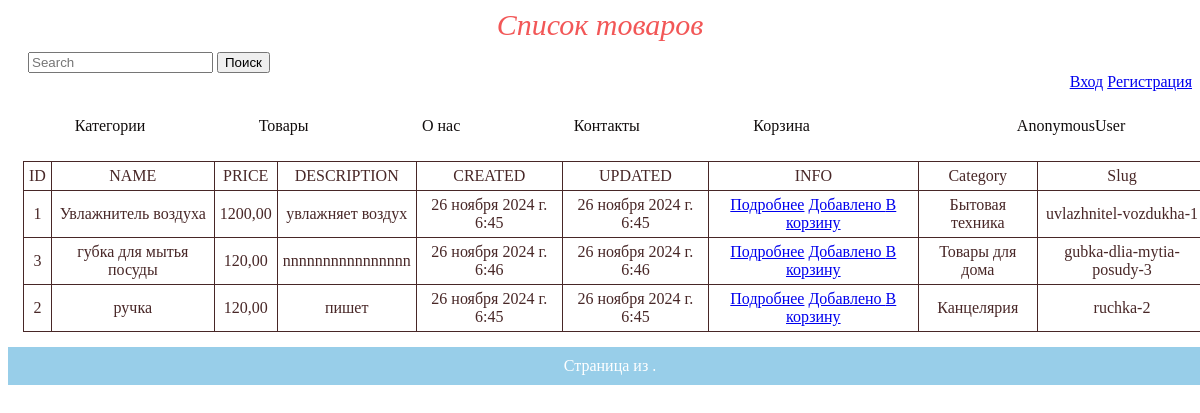
The page / on the database its author committed.
### app/models.py (models this page shows, shortened)
class Product(models.Model):
    category = models.ForeignKey(Category, on_delete=models.CASCADE, verbose_name='Категория', related_name='products')
    name = models.CharField(max_length=200, verbose_name='Наименование')
    description = models.TextField(blank=True)
    image = models.ImageField(upload_to='products/%Y/%m/%d', blank=True)
    price = models.DecimalField(max_digits=10, decimal_places=2)
    available = models.BooleanField(default=True)
    slug = models.SlugField(max_length=200)
    created = models.DateTimeField(auto_now_add=True)
    updated = models.DateTimeField(auto_now=True)
    class Meta:
        ordering = ['name']
        indexes = [
            models.Index(fields=['id', 'slug']),
            models.Index(fields=['name']),
            models.Index(fields=['-created'])
        ]
        verbose_name = 'Товар'
        verbose_name_plural = 'Товары'

class Category(models.Model):
    name = models.CharField(max_length=200, verbose_name='Категория')
    slug = models.SlugField(max_length=200)
    class Meta:
        ordering = ['name']
        indexes = [
            models.Index(fields=['name'])
        ]
        verbose_name = 'Категория'
        verbose_name_plural = 'Категории'
    def __str__(self):
        return self.name

### app/views.py (the view)
# urls.py: path('', ProductListView.as_view(), name='products'),
class ProductListView(ListView):
    model = Product
    template_name = 'app/app.html'
    context_object_name = 'products'

### orders/forms.py
class QuickOrderForm(forms.Form):
    name = forms.CharField(max_length=50, label="Имя")
    last_name = forms.CharField(max_length=50, label="Фамилия")
    email = forms.EmailField(label="Эл.почта")
    phone = forms.CharField(max_length=50, label="Телефон")
    payment = forms.ChoiceField(choices=PAYMENT_CHOISES, label='Способ оплаты')
    delivery = forms.ChoiceField(choices=DELIVERY_CHOISES, label='Способ Доставки')

### cart/context_processors.py (called while the page is built)
def cart(request):
    return {'cart': Cart(request)}

### cart/views.py (called while the page is built)
    def __len__(self):
        return sum(item['quantity'] for item in self.cart.values())

### orders/context_processors.py (called while the page is built)
def quick_order_form(request):
    return {'quick_order_form': QuickOrderForm()}

### app/templates/app/app.html (shortened to what this page needs)
{% extends 'base.html' %}
{% load static %}
{% block head %}
<head>
    <link rel="stylesheet" href="{% static 'app/css/app.css' %}">
</head>
{% endblock %}
{% block header %}
<header>Список товаров</header>
<form action="{% url 'product_search' %}" method="get" style="margin-top:10px; margin-left:20px;">
    <input type="search" name="query" class="form-control rounded" placeholder="Search" aria-label="Search" aria-describedby="search-addon">
    <button type="submit" class="btn btn-outline-primary" data-mdb-ripple-init>Поиск</button>
</form>
    <div class="href">
        {% if not request.user.is_authenticated %}
            <a href="{% url 'login' %}">Вход</a>
            <a href="{% url 'register' %}">Регистрация</a>
        {% else %}
            <a href="{% url 'logout' %}">Выход</a>
        {% endif %}
    </div>
    <nav class="navbar">
        <ul>
            <li><a href="{% url 'categories' %}">Категории</a></li>
            <li><a href="{% url 'products' %}">Товары</a></li>
            <li><a href="#">О нас</a></li>
            <li><a href="#">Контакты</a></li>
            {% if cart|length != 0 %}
            <li><a href="{% url 'cart_detail' %}">Корзина (<span id="cartLengthHeader">{{cart|length}}</span>)</a></li>
            {% else %}
            <li><a href="{% url 'cart_detail' %}">Корзина </a></li>
            {% endif %}
            <li><a href="#">{{request.user}}</a></li>
        </ul>
    </nav>
{% endblock %}
{% block main %}
<table>
    <tr>
        <td>ID</td>
        <td>NAME</td>
        <td>PRICE</td>
        <td>DESCRIPTION</td>
        <td>CREATED</td>
        <td>UPDATED</td>
        <td>INFO</td>
        <td>Category</td>
        <td>Slug</td>
    </tr>
{% for product in products %}
    <tr>
        <td>{{ product.id }}</td>
        <td>{{ product.name }}</td>
        <td>{{ product.price }}</td>
        <td>{{ product.description }}</td>
        <td>{{ product.created }}</td>
        <td>{{ product.updated }}</td>
        <td><a href="{% url 'product_detail' product.slug %}" class="btn">Подробнее</a>
                        <a href="{% url 'add_to_cart' product.slug %}" class="btn">Добавлено </a>
                        <a href="{% url 'add_to_cart' product.slug %}" class="btn">В корзину</a>
        </td>
        <td>{{ product.category }}</td>
        <td>{{ product.slug }}</td>
    </tr>
{% endfor %}
</table>
{% endblock %}
{% block footer %}
<footer>
<span class="step-links">
    <span class="current">
        Страница{{ page_obj.number }} из {{ page_obj.paginator.num_pages }}.
    </span>
</span>
</footer>
{% endblock %}

### app/static/app/css/app.css (style rules this page uses)
header { font-size: 30px; font-style: italic; margin: 15 px; color: rgb(242, 87, 87); text-align: center; height: 20%; }
.href { text-align: right; cursor: pointer; }
table { border-collapse: collapse; width: 100%; text-align: center; margin: 15px; }
td, th { padding: 5px; border: 1px solid; color: rgb(72, 39, 39); }
footer { text-align: center; padding: 10px; background-color: #98cee9; color: white; position: relative; bottom: 0; width: 100%; }
.navbar ul { list-style: none; display: flex; justify-content: space-around; padding: 10px; }
.navbar a { color: rgb(17, 13, 13); text-decoration: none; padding: 10px; }

### rows shown on the page
Product: id "1", name "Увлажнитель воздуха", price "1200,00", description "увлажняет воздух", created "26 ноября 2024 г. 6:45", updated "26 ноября 2024 г. 6:45", category "Бытовая техника", slug "uvlazhnitel-vozdukha-1"
Product: id "3", name "губка для мытья посуды", price "120,00", description "nnnnnnnnnnnnnnnn", created "26 ноября 2024 г. 6:46", updated "26 ноября 2024 г. 6:46", category "Товары для дома", slug "gubka-dlia-mytia-posudy-3"
Product: id "2", name "ручка", price "120,00", description "пишет", created "26 ноября 2024 г. 6:45", updated "26 ноября 2024 г. 6:45", category "Канцелярия", slug "ruchka-2"

### other values the page prints
{{ request.user }} "AnonymousUser"
